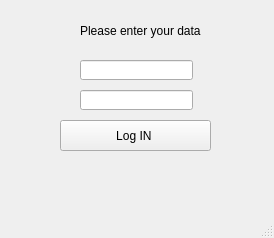
<?xml version="1.0" encoding="UTF-8"?>
<ui version="4.0">
 <class>MainWindow</class>
 <widget class="QMainWindow" name="MainWindow">
  <property name="geometry">
   <rect>
    <x>0</x>
    <y>0</y>
    <width>274</width>
    <height>238</height>
   </rect>
  </property>
  <property name="windowTitle">
   <string>MainWindow</string>
  </property>
  <widget class="QWidget" name="centralwidget">
   <widget class="QLineEdit" name="lineEdit">
    <property name="geometry">
     <rect>
      <x>80</x>
      <y>60</y>
      <width>113</width>
      <height>20</height>
     </rect>
    </property>
   </widget>
   <widget class="QLineEdit" name="lineEdit_2">
    <property name="geometry">
     <rect>
      <x>80</x>
      <y>90</y>
      <width>113</width>
      <height>20</height>
     </rect>
    </property>
   </widget>
   <widget class="QPushButton" name="LOGIN_CHK">
    <property name="geometry">
     <rect>
      <x>60</x>
      <y>120</y>
      <width>151</width>
      <height>31</height>
     </rect>
    </property>
    <property name="text">
     <string>Log IN </string>
    </property>
   </widget>
   <widget class="QLabel" name="label">
    <property name="geometry">
     <rect>
      <x>80</x>
      <y>20</y>
      <width>121</width>
      <height>21</height>
     </rect>
    </property>
    <property name="text">
     <string>Please enter your data</string>
    </property>
   </widget>
  </widget>
  <widget class="QMenuBar" name="menubar">
   <property name="geometry">
    <rect>
     <x>0</x>
     <y>0</y>
     <width>274</width>
     <height>21</height>
    </rect>
   </property>
  </widget>
  <widget class="QStatusBar" name="statusbar"/>
 </widget>
 <resources/>
 <connections/>
</ui>
